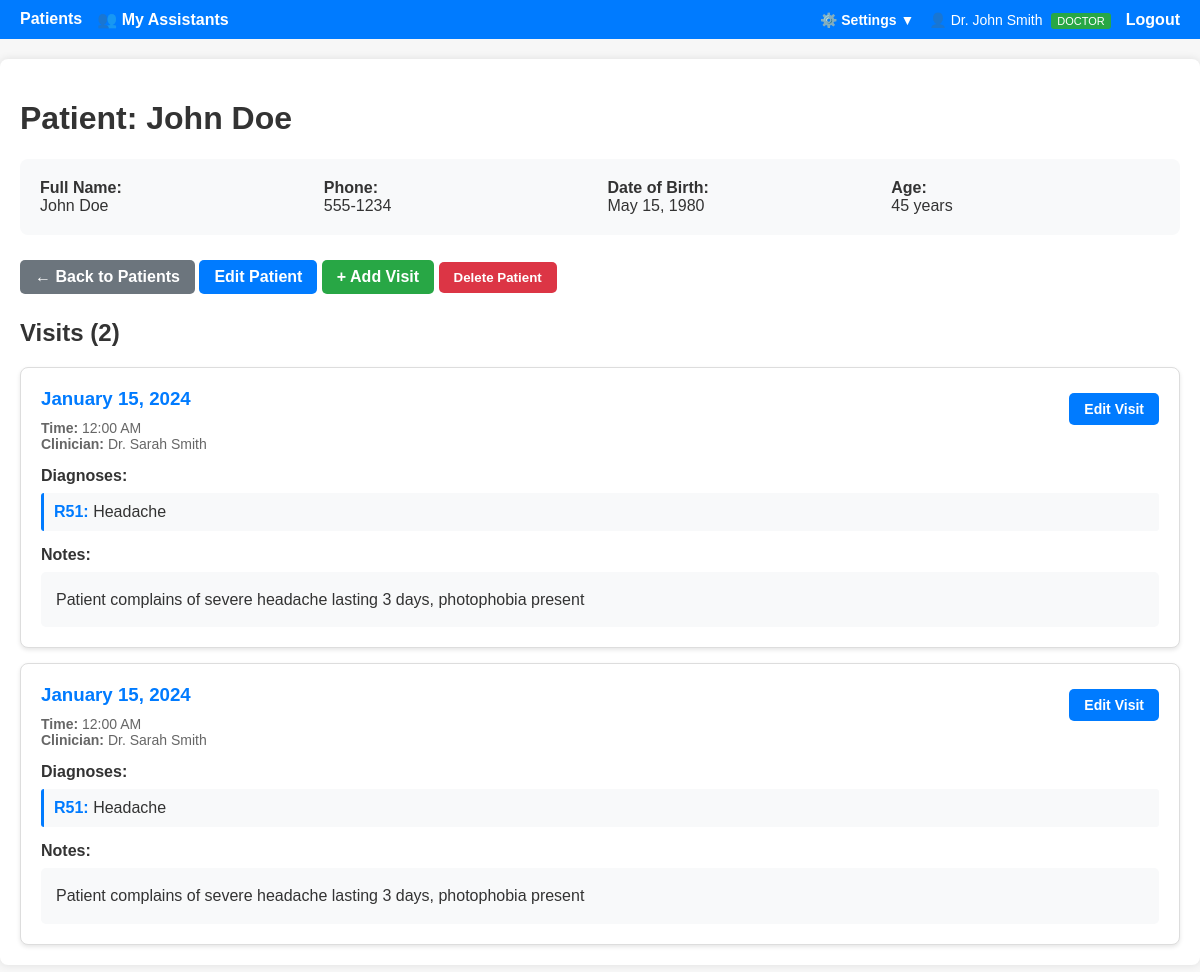
The app's page /patients/1 (signed in) with its own data.
### doctor_app/models.py (models this page shows, shortened)
class User(UserMixin, db.Model):
    id = db.Column(db.Integer, primary_key=True)
    username = db.Column(db.String(80), unique=True, nullable=False)
    password_hash = db.Column(db.String(255), nullable=False)
    role = db.Column(db.String(20), default="doctor")  # 'admin', 'doctor', 'assistant'
    full_name = db.Column(db.String(120), nullable=True)
    email = db.Column(db.String(120), nullable=True)
    location = db.Column(db.String(255), nullable=True)
    created_at = db.Column(db.DateTime, default=datetime.utcnow)
    is_active = db.Column(db.Boolean, default=True)
    doctor_id = db.Column(db.Integer, db.ForeignKey("user.id"), nullable=True)
    assistants = db.relationship(
        "User",
        backref=db.backref("doctor", remote_side=[id]),
        lazy="dynamic",
        foreign_keys=[doctor_id],
    )
    visits = db.relationship(
        "Visit", backref="creator", lazy=True, foreign_keys="Visit.created_by"
    )
    patients = db.relationship("Patient", backref="primary_doctor", lazy=True)
    def is_admin(self):
        return self.role == "admin"
    def is_doctor(self):
        return self.role == "doctor"
    def can_import_export(self):
        return self.role != "assistant"
    def can_delete_patient(self):
        return self.role != "assistant"

class Patient(db.Model):
    id = db.Column(db.Integer, primary_key=True)
    full_name = db.Column(db.String(120), nullable=False, index=True)
    phone = db.Column(db.String(30), nullable=True, index=True)
    date_of_birth = db.Column(db.Date, nullable=True)
    created_at = db.Column(db.DateTime, default=datetime.utcnow)
    doctor_id = db.Column(
        db.Integer, db.ForeignKey("user.id"), nullable=True
    )  # Assigned doctor or assistant
    visits = db.relationship(
        "Visit", backref="patient", lazy=True, cascade="all, delete-orphan"
    )

class Visit(db.Model):
    id = db.Column(db.Integer, primary_key=True)
    patient_id = db.Column(
        db.Integer, db.ForeignKey("patient.id"), nullable=False, index=True
    )
    visit_date = db.Column(db.DateTime, default=datetime.utcnow, index=True)
    clinician = db.Column(db.String(120), nullable=True)
    notes = db.Column(db.Text, nullable=True)
    created_by = db.Column(db.Integer, db.ForeignKey("user.id"), nullable=True)
    diagnoses = db.relationship(
        "Diagnosis", backref="visit", lazy=True, cascade="all, delete-orphan"
    )

class Diagnosis(db.Model):
    id = db.Column(db.Integer, primary_key=True)
    visit_id = db.Column(
        db.Integer, db.ForeignKey("visit.id"), nullable=False, index=True
    )
    code = db.Column(db.String(20), nullable=True)
    description = db.Column(db.String(255), nullable=False)

### doctor_app/patients/routes.py (the view)
@bp.route("/<int:patient_id>", methods=["GET"])
@login_required
def patient_detail(patient_id):
    patient = Patient.query.get_or_404(patient_id)
    visits = patient.visits
    return render_template(
        "patients/detail.html", patient=patient, visits=visits, now=datetime.now()
    )

### doctor_app/auth/routes.py (called while the page is built)
@login_manager.user_loader
def load_user(user_id):
    return User.query.get(int(user_id))

### doctor_app/templates/patients/detail.html (shortened to what this page needs)
{% extends 'base.html' %}
{% block content %}
<h1>Patient: {{ patient.full_name }}</h1>
<div style="background: #f8f9fa; padding: 20px; border-radius: 8px; margin-bottom: 20px;">
    <div style="display: grid; grid-template-columns: repeat(auto-fit, minmax(200px, 1fr)); gap: 15px;">
        <div>
            <strong>Full Name:</strong><br>
            {{ patient.full_name }}
        </div>
        <div>
            <strong>Phone:</strong><br>
            {{ patient.phone or '—' }}
        </div>
        <div>
            <strong>Date of Birth:</strong><br>
            {% if patient.date_of_birth %}
                {{ patient.date_of_birth.strftime('%B %d, %Y') }}
            {% else %}
                —
            {% endif %}
        </div>
        <div>
            <strong>Age:</strong><br>
            {% if patient.date_of_birth %}
                {% set age = ((now.year - patient.date_of_birth.year) - ((now.month, now.day) < (patient.date_of_birth.month, patient.date_of_birth.day))) %}
                {{ age }} years
            {% else %}
                —
            {% endif %}
        </div>
    </div>
</div>
<div style="margin-bottom: 20px;">
    <a href="{{ url_for('patients.list_patients') }}" class="btn" style="background: #6c757d;">← Back to Patients</a>
    <a href="{{ url_for('patients.edit_patient', patient_id=patient.id) }}" class="btn">Edit Patient</a>
    <a href="{{ url_for('visits.new_visit', patient_id=patient.id) }}" class="btn" style="background: #28a745;">+ Add Visit</a>
    {% if current_user.can_delete_patient() %}
    <form method="post" action="{{ url_for('patients.delete_patient', patient_id=patient.id) }}" style="display: inline;" onsubmit="return confirm('Are you sure you want to delete this patient? This will also delete all visits and diagnoses.');">
        <button type="submit" class="btn" style="background: #dc3545;">Delete Patient</button>
    </form>
    {% else %}
    <button class="btn" style="background: #999; cursor: not-allowed;" disabled title="You don't have permission to delete patients">Delete Patient</button>
    {% endif %}
</div>
<h2>Visits ({{ visits|length }})</h2>
{% if visits %}
<div style="display: flex; flex-direction: column; gap: 15px;">
    {% for visit in visits|sort(attribute='visit_date', reverse=True) %}
    <div style="background: white; border: 1px solid #ddd; border-radius: 8px; padding: 20px; box-shadow: 0 2px 4px rgba(0,0,0,0.1);">
        <div style="display: flex; justify-content: space-between; align-items: start; margin-bottom: 15px;">
            <div>
                <h3 style="margin: 0 0 10px 0; color: #007bff;">
                    {{ visit.visit_date.strftime('%B %d, %Y') }}
                </h3>
                <div style="color: #666; font-size: 14px;">
                    <strong>Time:</strong> {{ visit.visit_date.strftime('%I:%M %p') }}
                    {% if visit.clinician %}
                    <br><strong>Clinician:</strong> {{ visit.clinician }}
                    {% endif %}
                </div>
            </div>
            <div style="display: flex; gap: 10px;">
                <a href="{{ url_for('visits.edit_visit', visit_id=visit.id) }}" class="btn" style="padding: 8px 15px; font-size: 14px;">Edit Visit</a>
            </div>
        </div>
        {% if visit.diagnoses %}
        <div style="margin-bottom: 15px;">
            <strong style="color: #333;">Diagnoses:</strong>
            <div style="margin-top: 8px;">
                {% for diagnosis in visit.diagnoses %}
                <div style="padding: 10px; background: #f8f9fa; border-left: 3px solid #007bff; margin-bottom: 8px; border-radius: 3px;">
                    {% if diagnosis.code %}
                    <strong style="color: #007bff;">{{ diagnosis.code }}:</strong>
                    {% endif %}
                    {{ diagnosis.description }}
                </div>
                {% endfor %}
            </div>
        </div>
        {% else %}
        <div style="padding: 10px; background: #fff3cd; border-left: 3px solid #ffc107; margin-bottom: 15px; border-radius: 3px;">
            <em>No diagnoses recorded for this visit</em>
        </div>
        {% endif %}
        {% if visit.notes %}
        <div>
            <strong style="color: #333;">Notes:</strong>
            <div style="margin-top: 8px; padding: 15px; background: #f8f9fa; border-radius: 5px; white-space: pre-wrap; line-height: 1.6;">{{ visit.notes }}</div>
        </div>
        {% endif %}
    </div>
    {% endfor %}
</div>
{% endif %}
{% endblock %}

### doctor_app/templates/base.html (shortened to what this page needs)
<!doctype html>
<html lang="en">
<head>
  <link rel="stylesheet" href="{{ url_for('static', filename='style.css') }}">
</head>
<body>
  <nav>
    <a href="{{ url_for('patients.list_patients') }}" class="{% if request.endpoint == 'patients.list_patients' %}active{% endif %}">Patients</a>
    {% if current_user.is_doctor() %}
    <a href="{{ url_for('auth.my_assistants') }}" class="{% if request.endpoint in ['auth.my_assistants', 'auth.create_assistant', 'auth.edit_assistant'] %}active{% endif %}">👥 My Assistants</a>
    {% endif %}
    <div style="margin-left: auto; display: flex; align-items: center; gap: 15px;">
      <div class="dropdown" id="settingsDropdown">
        <button class="dropdown-button" onclick="toggleDropdown()">⚙️ Settings ▼</button>
      </div>
      <span style="color: #fff; font-size: 14px;">
        👤 {{ current_user.full_name or current_user.username }}
        {% if current_user.is_admin() %}
          <span style="background: #ffc107; color: #000; padding: 2px 6px; border-radius: 3px; font-size: 11px; margin-left: 5px;">ADMIN</span>
        {% elif current_user.is_doctor() %}
          <span style="background: #28a745; color: #fff; padding: 2px 6px; border-radius: 3px; font-size: 11px; margin-left: 5px;">DOCTOR</span>
        {% elif current_user.is_assistant() %}
          <span style="background: #17a2b8; color: #fff; padding: 2px 6px; border-radius: 3px; font-size: 11px; margin-left: 5px;">ASSISTANT</span>
        {% endif %}
      </span>
      <a href="{{ url_for('auth.logout') }}">Logout</a>
    </div>
  </nav>
  <main>
    {% block content %}{% endblock %}
  </main>
</body>
</html>

### doctor_app/static/style.css (style rules this page uses)
body { font-family: Arial; background: #f7f7f7; color: #333; margin: 0; padding: 0; }
main { max-width: 1200px; margin: 20px auto; padding: 20px; background: #fff; border-radius: 8px; box-shadow: 0 0 8px rgba(0,0,0,0.1); }
nav { background: #007bff; padding: 10px 20px; display: flex; gap: 15px; }
nav a { color: #fff; text-decoration: none; font-weight: bold; }
.btn { padding: 8px 15px; border-radius: 5px; background: #007bff; color: #fff; text-decoration: none; font-weight: bold; display: inline-block; margin: 5px 0; cursor: pointer; border: none; }

### doctor_app/templates/base.html (style rules this page uses)
.dropdown { position: relative; display: inline-block; }
.dropdown-button { background: none; border: none; color: #fff; text-decoration: none; font-weight: bold; cursor: pointer; padding: 0; font-size: 14px; font-family: Arial; }

### records on screen
User: full_name "Dr. John Smith"
Patient: full_name "John Doe", phone "555-1234", date_of_birth "May 15, 1980"
Visit: visit_date "January 15, 2024", visit_date "12:00 AM", clinician "Dr. Sarah Smith", notes "Patient complains of severe headache lasting 3 days, photophobia present"
Diagnosis: code "R51", description "Headache"
Visit: visit_date "January 15, 2024", visit_date "12:00 AM", clinician "Dr. Sarah Smith", notes "Patient complains of severe headache lasting 3 days, photophobia present"
Diagnosis: code "R51", description "Headache"

### other values on screen
{{ age }} "45"
{{ visits|length }} "2"
